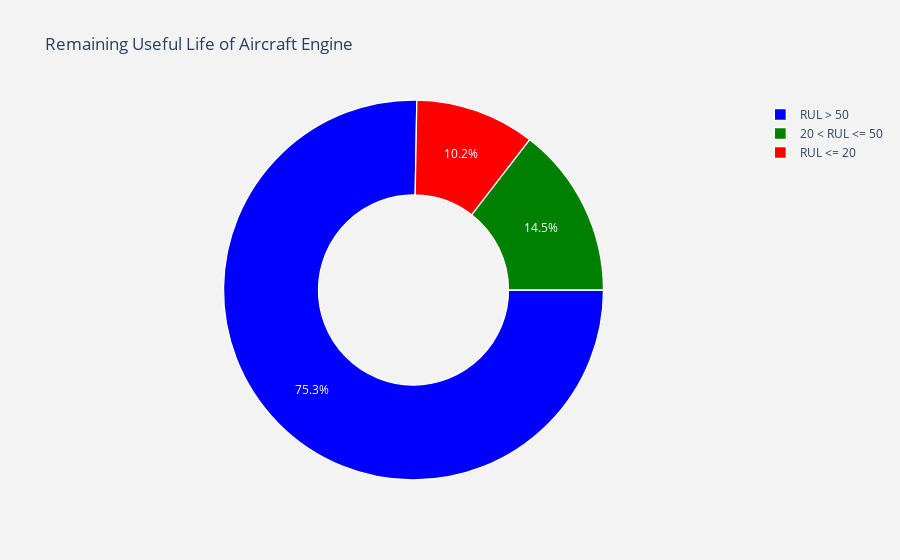

This figure's notebook cell:
### Markdown cell above
### Pie chart of categories

### Code cell
#labels

#values
val = train_df["label2"].value_counts().values.tolist()

trace = go.Pie(labels = label ,
               values = val ,
               marker = dict(colors =  [ 'blue' ,'green', 'red'],
                             line = dict(color = "white",
                                         width =  1.3)
                            ),
               rotation = 90,
               hoverinfo = "label+value+text",
               hole = .5
              )
layout = go.Layout(dict(title = "Remaining Useful Life of Aircraft Engine",
                        plot_bgcolor  = "rgb(243,243,243)",
                        paper_bgcolor = "rgb(243,243,243)",
                       )
                  )

data = [trace]
fig = go.Figure(data = data,layout = layout)
py.iplot(fig)

### Figure 1 — Plotly figure (JSON) as saved in the notebook; plotly's stock layout.template omitted (floating-point values rounded to 4 significant figures)
{"data": [{"hole": 0.5, "hoverinfo": "label+value+text", "labels": ["RUL > 50", "20 < RUL <= 50", "RUL <= 20"], "marker": {"colors": ["blue", "green", "red"], "line": {"color": "white", "width": 1.3}}, "rotation": 90, "type": "pie", "values": [15531, 3000, 2100]}], "layout": {"paper_bgcolor": "rgb(243,243,243)", "plot_bgcolor": "rgb(243,243,243)", "title": {"text": "Remaining Useful Life of Aircraft Engine"}}}
